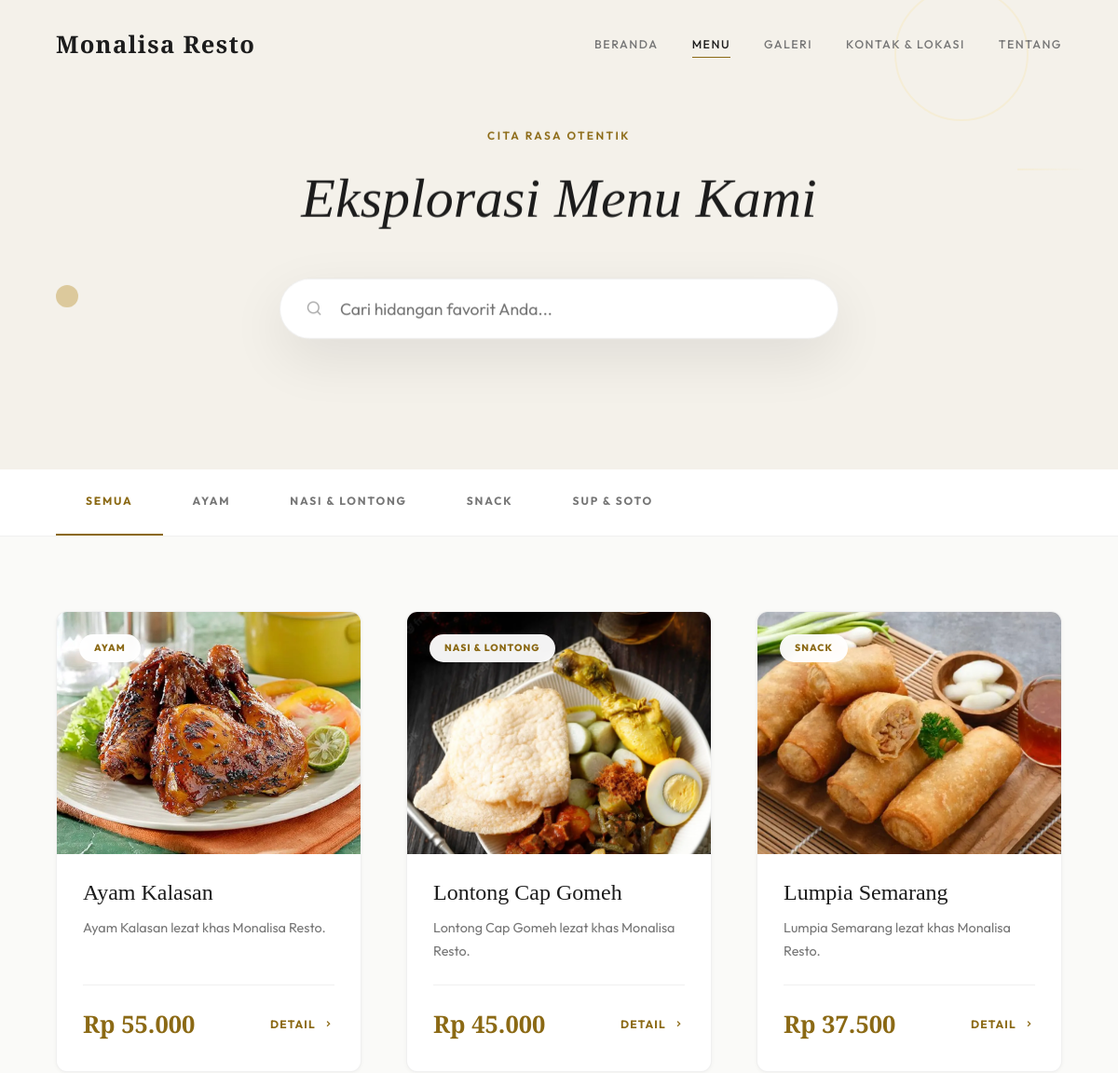
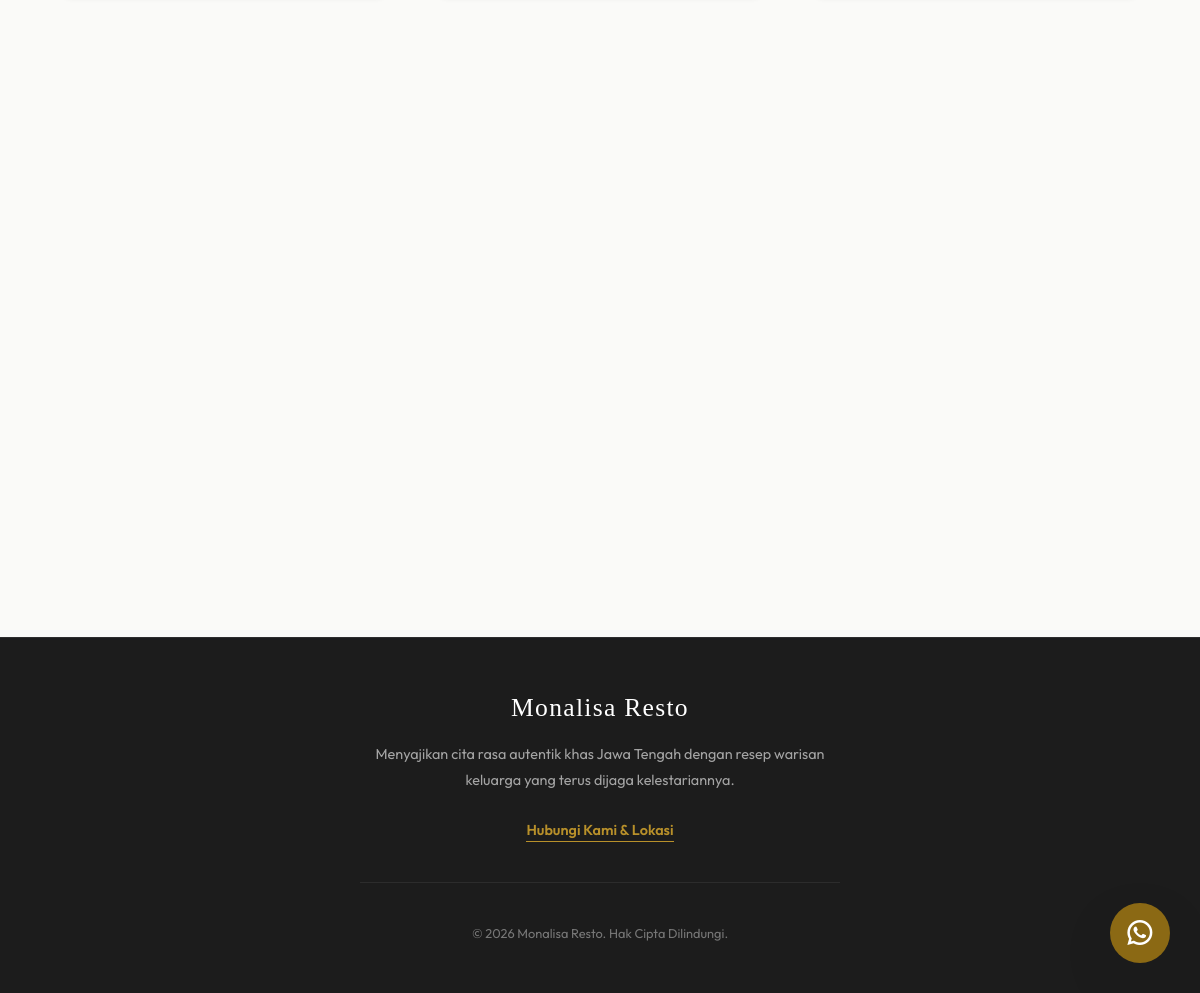
Page /katalog.php on the committed database (2 pictures, top to bottom).
### tables this page shows
CREATE TABLE `menu` (
  `id` int(11) NOT NULL AUTO_INCREMENT,
  `nama_menu` varchar(100) NOT NULL,
  `asal_daerah` varchar(100) NOT NULL,
  `deskripsi_singkat` text NOT NULL,
  `deskripsi_lengkap` longtext NOT NULL,
  `bahan_utama` text NOT NULL,
  `info_alergen` text DEFAULT NULL,
  `kategori` varchar(50) NOT NULL,
  `harga` decimal(10,2) NOT NULL,
  `foto_url` varchar(255) NOT NULL,
  `status` enum('aktif','nonaktif') DEFAULT 'aktif',
  `created_at` timestamp NOT NULL DEFAULT current_timestamp(),
  `updated_at` timestamp NOT NULL DEFAULT current_timestamp() ON UPDATE current_timestamp(),
  PRIMARY KEY (`id`)
);

### includes/functions.php (called while the page is built, shortened)
<?php
function escapeHtml($string) {
    return htmlspecialchars($string ?? '', ENT_QUOTES, 'UTF-8');
}
function format_rupiah($angka) {
    return "Rp " . number_format($angka, 0, ',', '.');
}
?>

### katalog.php (the view, shortened to what this page needs)
<?php
require_once 'includes/db.php';
require_once 'includes/functions.php';
$is_ajax = isset($_GET['_ajax']) && $_GET['_ajax'] === '1';
if ($is_ajax) {
    ob_start();
} else {
    require_once 'includes/header.php';
}
$kategori_aktif = $_GET['kategori'] ?? 'Semua';
$search_query   = $_GET['q'] ?? '';
$page           = isset($_GET['page']) ? max(1, (int)$_GET['page']) : 1;
$limit          = 12;
$offset         = ($page - 1) * $limit;
$stmt_cat = $pdo->query("SELECT DISTINCT kategori FROM menu WHERE status = 'aktif' ORDER BY kategori");
$categories = $stmt_cat->fetchAll(PDO::FETCH_COLUMN);
$sql_base = " FROM menu WHERE status = 'aktif'";
$params = [];
$sql = "SELECT id, nama_menu, asal_daerah, deskripsi_singkat, harga, foto_url, kategori " . $sql_base . " ORDER BY nama_menu LIMIT $limit OFFSET $offset";
$stmt = $pdo->prepare($sql);
$stmt->execute($params);
$menus = $stmt->fetchAll();
?>
<?php if (!$is_ajax): ?>
<main>
<div class="page-header">
    <div class="parallax-shape parallax-shape-ring parallax-element reveal" data-speed="0.25" style="top: 15%; right: 8%;"></div>
    <div class="parallax-shape parallax-shape-dot parallax-element reveal" data-speed="0.18" style="bottom: 25%; left: 5%;"></div>
    <div class="parallax-shape parallax-shape-line parallax-element reveal" data-speed="0.22" style="top: 50%; right: 3%;"></div>
    <div class="container parallax-element" data-speed="0.15">
        <span class="eyebrow reveal reveal-up">Cita Rasa Otentik</span>
        <h1 class="section-title reveal reveal-up delay-1">Eksplorasi Menu Kami</h1>
        <div class="search-container reveal reveal-up delay-2">
            <form action="katalog.php" method="GET">
                <input type="text" name="q" value="<?= escapeHtml($search_query) ?>"
                       class="search-input"
                       placeholder="Cari hidangan favorit Anda...">
            </form>
        </div>
    </div>
</div>
<div id="category-filter-bar" style="background: var(--surface); border-bottom: 1px solid var(--border); position: sticky; top: var(--header-h-small); z-index: 100; padding: 0;">
    <div class="container">
        <div class="category-filter-wrapper">
            <nav class="category-filter-desktop" id="category-nav" aria-label="Filter Kategori">
                <a href="katalog.php<?= !empty($search_query) ? '?q='.urlencode($search_query) : '' ?>"
                   style="padding: 1.5rem 2rem; font-size: 0.75rem; font-weight: 700; letter-spacing: 0.15em; text-transform: uppercase; color: <?= ($kategori_aktif === 'Semua') ? 'var(--primary)' : 'var(--text-muted)' ?>; border-bottom: 2px solid <?= ($kategori_aktif === 'Semua') ? 'var(--primary)' : 'transparent' ?>; white-space: nowrap; transition: all 0.3s;">
                    Semua
                </a>
                <?php foreach($categories as $cat): ?>
                <a href="katalog.php?kategori=<?= urlencode($cat) ?><?= !empty($search_query) ? '&q='.urlencode($search_query) : '' ?>"
                   style="padding: 1.5rem 2rem; font-size: 0.75rem; font-weight: 700; letter-spacing: 0.15em; text-transform: uppercase; color: <?= ($kategori_aktif === $cat) ? 'var(--primary)' : 'var(--text-muted)' ?>; border-bottom: 2px solid <?= ($kategori_aktif === $cat) ? 'var(--primary)' : 'transparent' ?>; white-space: nowrap; transition: all 0.3s;">
                    <?= escapeHtml($cat) ?>
                </a>
                <?php endforeach; ?>
            </nav>
        </div>
    </div>
</div>
<section class="section" style="padding-top: 5rem;">
    <div class="container" id="menu-content-container">
<?php endif; ?>
        <?php if(empty($menus)): ?>
        <div style="padding: 10rem 0; text-align: center;" class="reveal reveal-scale">
            <div style="font-size: 4rem; color: var(--primary-pale); margin-bottom: 2rem;">
                <i class="ri-restaurant-line"></i>
            </div>
            <h2 class="section-title" style="font-size: 2rem; color: var(--text-muted);">Hidangan tidak ditemukan</h2>
            <p style="color: var(--text-faint);">Coba gunakan kata kunci lain atau pilih kategori yang berbeda.</p>
            <a href="katalog.php" class="btn btn-primary" style="margin-top: 2rem;">Lihat Semua Menu</a>
        </div>
        <?php else: ?>
        <div style="display: grid; grid-template-columns: repeat(auto-fill, minmax(320px, 1fr)); gap: 3rem;">
            <?php foreach($menus as $index => $menu): ?>
            <div class="menu-card reveal reveal-up delay-<?= ($index % 4) + 1 ?>">
                <div class="menu-card-img">
                    <img src="<?= escapeHtml($menu['foto_url']) ?>"
                         alt="<?= escapeHtml($menu['nama_menu']) ?>"
                         onerror="this.src='https://via.placeholder.com/600x450?text=<?= urlencode($menu['nama_menu']) ?>'">
                    <div style="position: absolute; top: 1.5rem; left: 1.5rem; background: rgba(255,255,255,0.95); padding: 6px 16px; border-radius: 50px; font-size: 0.65rem; font-weight: 800; letter-spacing: 0.1em; text-transform: uppercase; color: var(--primary); backdrop-filter: blur(4px);">
                        <?= escapeHtml($menu['kategori']) ?>
                    </div>
                </div>
                <div class="menu-card-body">
                    <h3 class="menu-card-title"><?= escapeHtml($menu['nama_menu']) ?></h3>
                    <p class="menu-card-desc"><?= escapeHtml($menu['deskripsi_singkat']) ?></p>
                    <div class="menu-card-footer">
                        <span class="menu-card-price"><?= format_rupiah($menu['harga']) ?></span>
                        <a href="detail.php?id=<?= $menu['id'] ?>" class="menu-card-link">Detail <i class="ri-arrow-right-s-line"></i></a>
                    </div>
                </div>
            </div>
            <?php endforeach; ?>
        </div>
        <?php endif; ?>
<?php if (!$is_ajax): ?>
    </div>
</section>
</main>
<?php endif; ?>
<?php require_once 'includes/footer.php'; ?>

### includes/header.php (shortened to what this page needs)
<?php
require_once 'functions.php';
$halaman_sekarang = basename($_SERVER['PHP_SELF']);
?>
<!DOCTYPE html>
<html lang="id">
<head>
    <link rel="stylesheet" href="assets/css/style.css?v=1.2">
    <link href="https://cdn.jsdelivr.net/npm/remixicon@4.6.0/fonts/remixicon.css" rel="stylesheet">
</head>
<body>
<header id="main-header">
    <div class="nav-container">
        <a href="index.php" class="logo">Monalisa Resto</a>
        <nav class="nav-links" id="nav-links">
            <a href="index.php" class="<?= $halaman_sekarang === 'index.php' ? 'active' : '' ?>">Beranda</a>
            <a href="katalog.php" class="<?= in_array($halaman_sekarang, ['katalog.php', 'detail.php']) ? 'active' : '' ?>">Menu</a>
            <a href="galeri.php" class="<?= $halaman_sekarang === 'galeri.php' ? 'active' : '' ?>">Galeri</a>
            <a href="kontak.php" class="<?= $halaman_sekarang === 'kontak.php' ? 'active' : '' ?>">Kontak & Lokasi</a>
            <a href="tentang.php" class="<?= $halaman_sekarang === 'tentang.php' ? 'active' : '' ?>">Tentang</a>
        </nav>
    </div>
</header>

### includes/footer.php (shortened to what this page needs)
<footer style="border-top: 1px solid rgba(255,255,255,0.08);">
    <div class="container" style="text-align: center; max-width: 600px;">
        <div style="margin-bottom: 2.5rem; padding-bottom: 2.5rem; border-bottom: 1px solid rgba(255,255,255,0.07);">
            <p style="font-family: 'Cormorant Garamond', serif; font-size: 1.6rem; color: #fff; margin-bottom: 0.75rem; letter-spacing: 0.05em;">Monalisa Resto</p>
            <p style="line-height: 1.8; color: rgba(255,255,255,0.6); margin-bottom: 1.5rem;">Menyajikan cita rasa autentik khas Jawa Tengah dengan resep warisan keluarga yang terus dijaga kelestariannya.</p>
            <a href="kontak.php" style="color: var(--primary-light); text-decoration: none; font-weight: 600; border-bottom: 1px solid var(--primary-light); padding-bottom: 2px;">
                Hubungi Kami & Lokasi
            </a>
        </div>
        <p style="font-size: 0.8rem; color: rgba(255,255,255,0.4);">&copy; <?= date('Y') ?> Monalisa Resto. Hak Cipta Dilindungi.</p>
    </div>
</footer>
<?php
$wa_raw = $kontak['whatsapp'] ?? $kontak['telepon'] ?? '';
$clean_wa = preg_replace('/[^0-9]/', '', $wa_raw);
$wa_number = $clean_wa;
if (strpos($clean_wa, '0') === 0) {
    $wa_number = '62' . substr($clean_wa, 1);
}
?>
<?php if (!empty($wa_number)): ?>
<button class="whatsapp-float" id="waFloatBtn" title="Hubungi kami via WhatsApp">
    <i class="ri-whatsapp-line"></i>
</button>
<?php endif; ?>
</body>
</html>

### rows in the picture
menu: foto_url (picture), kategori "AYAM", nama_menu "Ayam Kalasan", deskripsi_singkat "Ayam Kalasan lezat khas Monalisa Resto.", harga "Rp 55.000"
menu: foto_url (picture), kategori "NASI & LONTONG", nama_menu "Lontong Cap Gomeh", deskripsi_singkat "Lontong Cap Gomeh lezat khas Monalisa Resto.", harga "Rp 45.000"
menu: foto_url (picture), kategori "SNACK", nama_menu "Lumpia Semarang", deskripsi_singkat "Lumpia Semarang lezat khas Monalisa Resto.", harga "Rp 37.500"

### other values in the picture
escapeHtml($cat) "AYAM"
escapeHtml($cat) "NASI & LONTONG"
escapeHtml($cat) "SNACK"
escapeHtml($cat) "SUP & SOTO"
